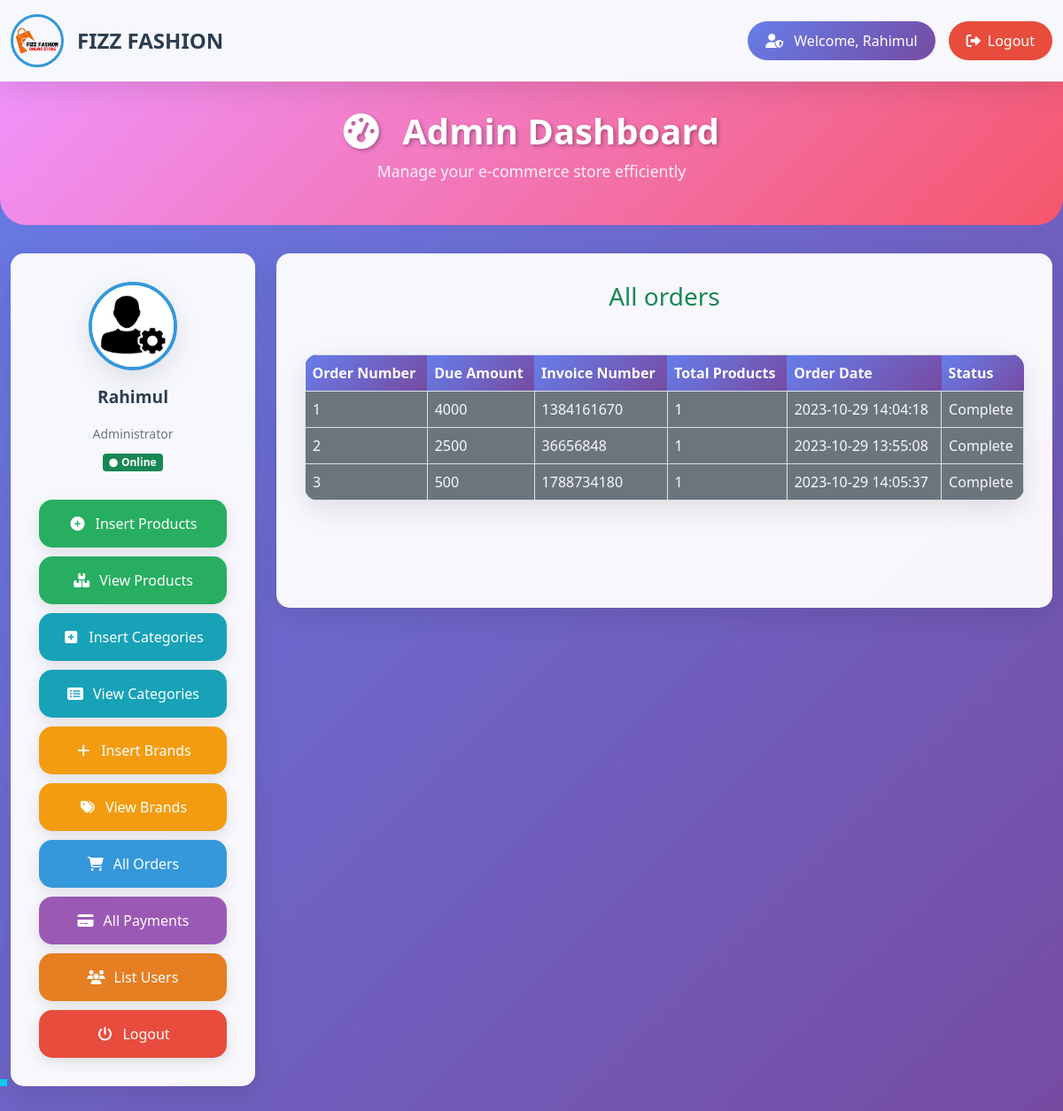
Page /Admin_area/admin_profile.php?list_orders (signed in) on the committed database.
### tables this page shows
CREATE TABLE `admin_table` (
  `id` int(11) NOT NULL,
  `adminname` varchar(255) NOT NULL,
  `admin_email` varchar(255) NOT NULL,
  `admin_password` varchar(255) NOT NULL
);

CREATE TABLE `user_orders` (
  `order_id` int(11) NOT NULL,
  `user_id` int(11) NOT NULL,
  `amount_due` int(255) NOT NULL,
  `invoice_number` int(255) NOT NULL,
  `total_products` int(255) NOT NULL,
  `order_date` timestamp NOT NULL DEFAULT current_timestamp() ON UPDATE current_timestamp(),
  `order_status` varchar(255) NOT NULL
);

### Admin_area/list_orders.php (the view, shortened to what this page needs)
<?php
    $get_orders = "SELECT * FROM `user_orders`";
    $result = mysqli_query($con, $get_orders);
    $row_count = mysqli_num_rows($result);
?>
<h3 class="text-center text-success">All orders</h3>
<table class="table table-bordered mt-5">
    <thead class="bg-info">
        <tr>
            <th>Order Number</th>
            <th>Due Amount</th>
            <th>Invoice Number</th>
            <th>Total Products</th>
            <th>Order Date</th>
            <th>Status</th>
        </tr>
    </thead>
    <tbody class="bg-secondary text-light">
        <?php
            if($row_count == 0){
                echo "<h2 class='bg-danger text-center mt-5'>No orders yet</h2>";
            }else{
                $number = 0;
                while($row = mysqli_fetch_assoc($result)){
                    $amount_due = $row['amount_due'];
                    $invoice_number = $row['invoice_number'];
                    $total_products = $row['total_products'];
                    $order_date = $row['order_date'];
                    $order_status = $row['order_status'];
                    $number++;
                    echo
                    "<tr>
                    <td>$number</td>
                    <td>$amount_due</td>
                    <td>$invoice_number</td>
                    <td>$total_products</td>
                    <td>$order_date</td>
                    <td>$order_status</td>
                    </tr>";
                }
            }
        ?>
    </tbody>
</table>

### Admin_area/admin_profile.php (shortened to what this page needs)
<?php
include('../includes/connect.php');
?>
<!DOCTYPE html>
<html lang="en">
<head>
    <link href="https://cdn.jsdelivr.net/npm/bootstrap@5.0.2/dist/css/bootstrap.min.css" rel="stylesheet">
    <link rel="stylesheet" href="https://cdnjs.cloudflare.com/ajax/libs/font-awesome/6.4.2/css/all.min.css" />
    <link rel="stylesheet" href="../style.css">
</head>
<body>
    <nav class="navbar navbar-expand-lg top-navbar">
        <div class="container-fluid">
            <div class="d-flex align-items-center">
                <img src="../images/logo.png" alt="Logo" class="logo">
                <span class="brand-title">FIZZ FASHION</span>
            </div>
            <div class="d-flex align-items-center">
                <?php
                if(isset($_SESSION['adminname'])){
                    echo "<span class='admin-info'>
                            <i class='fas fa-user-shield me-2'></i>
                            Welcome, " . $_SESSION['adminname'] . "
                          </span>";
                    echo "<a href='admin_logout.php' class='logout-btn'>
                            <i class='fas fa-sign-out-alt me-2'></i>Logout
                          </a>";
                } else {
                    echo "<a href='admin_login.php' class='logout-btn'>
                            <i class='fas fa-sign-in-alt me-2'></i>Login
                          </a>";
                }
                ?>
            </div>
        </div>
    </nav>
    <div class="dashboard-header">
        <div class="container">
            <h1 class="dashboard-title">
                <i class="fas fa-tachometer-alt me-3"></i>
                Admin Dashboard
            </h1>
            <p class="dashboard-subtitle">Manage your e-commerce store efficiently</p>
        </div>
    </div>
    <div class="container-fluid">
        <div class="row">
            <div class="col-lg-3">
                <div class="sidebar">
                    <div class="admin-profile">
                        <?php if(isset($_SESSION['adminname'])):
                            $adminname = $_SESSION['adminname'];
                            $get_admin = "SELECT * FROM admin_table WHERE adminname='$adminname'";
                            $result_admin = mysqli_query($con, $get_admin);
                            $admin_data = mysqli_fetch_assoc($result_admin);
                        ?>
                            <img src="../images/admin_image.png" alt="Admin" class="admin_image">
                            <p class="admin-name"><?php echo $admin_data['adminname']; ?></p>
                            <small class="text-muted d-block">Administrator</small>
                            <div class="online-status mt-2">
                                <span class="badge bg-success">
                                    <i class="fas fa-circle me-1" style="font-size: 0.6rem;"></i>Online
                                </span>
                            </div>
                        <?php else: ?>
                            <img src="../images/admin_image.png" alt="Admin" class="admin_image">
                            <p class="admin-name">Guest</p>
                            <small class="text-muted">Please Login</small>
                        <?php endif; ?>
                    </div>
                    <div class="nav-buttons">
                        <button class="nav-btn products">
                            <a href="insert_product.php">
                                <i class="fas fa-plus-circle"></i>Insert Products
                            </a>
                        </button>
                        <button class="nav-btn products">
                            <a href="admin_profile.php?view_products">
                                <i class="fas fa-boxes"></i>View Products
                            </a>
                        </button>
                        <button class="nav-btn categories">
                            <a href="admin_profile.php?insert_category">
                                <i class="fas fa-plus-square"></i>Insert Categories
                            </a>
                        </button>
                        <button class="nav-btn categories">
                            <a href="admin_profile.php?view_category">
                                <i class="fas fa-list-alt"></i>View Categories
                            </a>
                        </button>
                        <button class="nav-btn brands">
                            <a href="admin_profile.php?insert_brands">
                                <i class="fas fa-plus"></i>Insert Brands
                            </a>
                        </button>
                        <button class="nav-btn brands">
                            <a href="admin_profile.php?view_brands">
                                <i class="fas fa-tags"></i>View Brands
                            </a>
                        </button>
                        <button class="nav-btn orders">
                            <a href="admin_profile.php?list_orders">
                                <i class="fas fa-shopping-cart"></i>All Orders
                            </a>
                        </button>
                        <button class="nav-btn payments">
                            <a href="admin_profile.php?list_payments">
                                <i class="fas fa-credit-card"></i>All Payments
                            </a>
                        </button>
                        <button class="nav-btn users">
                            <a href="admin_profile.php?list_users">
                                <i class="fas fa-users"></i>List Users
                            </a>
                        </button>
                        <button class="nav-btn logout">
                            <a href="admin_logout.php">
                                <i class="fas fa-power-off"></i>Logout
                            </a>
                        </button>
                    </div>
                </div>
            </div>
            <div class="col-lg-9">
                <div class="main-content">
                    <?php
                    if(isset($_GET['list_orders'])){
                        include('list_orders.php');
                    }
                    ?>
                </div>
            </div>
        </div>
    </div>
    <div class="footer">
        <?php include("../includes/footer.php")?>
    </div>
</body>
</html>

### style.css (style rules this page uses)
* { margin: 0; padding: 0; box-sizing: border-box; }
.logo { width: 7%; height: 7; }
.admin_image { width: 100px; object-fit: contain; }
.footer { position: absolute; bottom: 0; }

### Admin_area/admin_profile.php (style rules this page uses)
:root { --primary-color: #2c3e50; --secondary-color: #3498db; --success-color: #27ae60; --danger-color: #e74c3c; --warning-color: #f39c12; --info-color: #17a2b8; --dark-color: #34495e; --light-color: #ecf0f1; --gradient-primary: linear-gradient(135deg, #667eea 0%, #764ba2 100%); --gradient-secondary: linear-gradient(135deg, #f093fb 0%, #f5576c 100%); --shadow: 0 10px 30px rgba(0,0,0,0.1); --border-radius: 15px; }
* { margin: 0; padding: 0; box-sizing: border-box; }
body { background: linear-gradient(135deg, #667eea 0%, #764ba2 100%); min-height: 100vh; font-family: 'Segoe UI', Tahoma, Geneva, Verdana, sans-serif; overflow-x: hidden; }
.top-navbar { background: rgba(255, 255, 255, 0.95); backdrop-filter: blur(10px); box-shadow: var(--shadow); padding: 1rem 0; }
.logo { width: 60px; height: 60px; border-radius: 50%; object-fit: cover; border: 3px solid var(--secondary-color); }
.brand-title { color: var(--primary-color); font-size: 1.5rem; font-weight: bold; margin-left: 15px; }
.admin-info { background: var(--gradient-primary); color: white; padding: 10px 20px; border-radius: 25px; margin-right: 15px; }
.logout-btn { background: var(--danger-color); color: white; border: none; padding: 10px 20px; border-radius: 25px; text-decoration: none; transition: all 0.3s ease; }
.dashboard-header { background: var(--gradient-secondary); color: white; padding: 2rem 0; text-align: center; margin-bottom: 2rem; border-radius: 0 0 30px 30px; }
.dashboard-title { font-size: 2.5rem; font-weight: bold; text-shadow: 2px 2px 4px rgba(0,0,0,0.3); margin-bottom: 0.5rem; }
.dashboard-subtitle { font-size: 1.1rem; opacity: 0.9; }
.sidebar { background: rgba(255, 255, 255, 0.95); backdrop-filter: blur(10px); border-radius: var(--border-radius); box-shadow: var(--shadow); padding: 2rem; margin-bottom: 2rem; position: sticky; top: 2rem; height: fit-content; }
.admin-profile { text-align: center; margin-bottom: 2rem; }
.admin_image { width: 100px; height: 100px; border-radius: 50%; object-fit: cover; border: 4px solid var(--secondary-color); box-shadow: var(--shadow); margin-bottom: 1rem; }
.admin-name { color: var(--primary-color); font-size: 1.2rem; font-weight: bold; }
.nav-buttons { display: flex; flex-direction: column; gap: 10px; }
.nav-btn { background: var(--gradient-primary); border: none; border-radius: var(--border-radius); padding: 0; transition: all 0.3s ease; box-shadow: 0 5px 15px rgba(0,0,0,0.1); }
.nav-btn a { display: block; color: white; text-decoration: none; padding: 15px 20px; font-weight: 500; transition: all 0.3s ease; }
.nav-btn i { margin-right: 10px; width: 20px; }
.nav-btn.products { background: var(--success-color); }
.nav-btn.categories { background: var(--info-color); }
.nav-btn.brands { background: var(--warning-color); }
.nav-btn.orders { background: var(--secondary-color); }
.nav-btn.payments { background: #9b59b6; }
.nav-btn.users { background: #e67e22; }
.nav-btn.logout { background: var(--danger-color); }
.main-content { background: rgba(255, 255, 255, 0.95); backdrop-filter: blur(10px); border-radius: var(--border-radius); box-shadow: var(--shadow); padding: 2rem; min-height: 400px; }
.table { border-radius: var(--border-radius); overflow: hidden; box-shadow: var(--shadow); }
.table thead th { background: var(--gradient-primary); color: white; border: none; font-weight: 600; }
.table tbody tr { transition: all 0.3s ease; }
.footer { margin-top: 3rem; padding: 2rem 0; text-align: center; color: white; }

### rows in the picture
admin_table: adminname "Rahimul"
user_orders: amount_due "4000", invoice_number "1384161670", total_products "1", order_date "2023-10-29 14:04:18", order_status "Complete"
user_orders: amount_due "2500", invoice_number "36656848", total_products "1", order_date "2023-10-29 13:55:08", order_status "Complete"
user_orders: amount_due "500", invoice_number "1788734180", total_products "1", order_date "2023-10-29 14:05:37", order_status "Complete"

### other values in the picture
$_SESSION['adminname'] "Rahimul"
